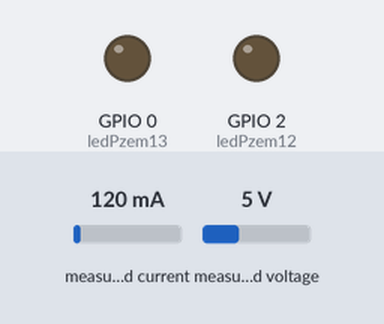
The sketch below on a simulated ESP8266 (NodeMCU). Parts: output pins drawn as LEDs (lit = HIGH). The test bench sets the inputs (shaded band); at power-on: measured current 120 mA, measured voltage 5 V. WiFi joins after 1.5 s; servers stay silent unless stated; uploads are accepted with an empty reply; what the sketch prints to the serial monitor is not drawn.

Above: at 1.6 s.
At 3.7 s:
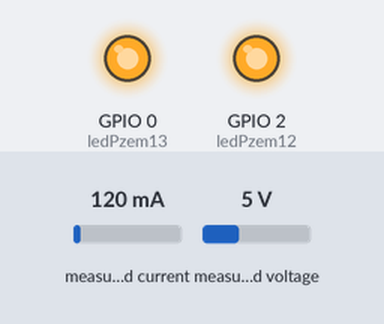
Timing chart, 0 to 5.2 s (numbered marks = the images above):
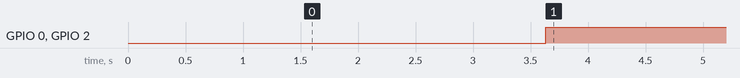

Measured:
- by itself, GPIO 0 (ledPzem13), GPIO 2 (ledPzem12): LOW → HIGH at 3.6 s

The sketch:

monitoringArusSingleWiFi.ino
```cpp
#include <PZEM004Tv30.h>
#include <ESP8266WiFi.h>
#include <ESP8266HTTPClient.h>
#include <SoftwareSerial.h>

#define PZEM_RX_PIN 12
#define PZEM_TX_PIN 13
#define ledPzem12 2
#define ledPzem13 0

// == Initialization PZEM ==
float pzem12Power, pzem12Energy, pzem12Voltage, pzem12Current;
float pzem13Power, pzem13Energy, pzem13Voltage, pzem13Current;

SoftwareSerial pzemSWSerial(PZEM_RX_PIN, PZEM_TX_PIN);
PZEM004Tv30 pzem12(pzemSWSerial, 0x12);
PZEM004Tv30 pzem13(pzemSWSerial, 0x13);

const char* ssid = "A52s";
const char* password = "28092005";

// Set your Static IP address
IPAddress staticIP(192, 168, 15, 215);
IPAddress gateway(192, 168, 15, 250);
IPAddress subnet(255, 255, 255, 0);
IPAddress primaryDNS(8, 8, 8, 8);    //optional
IPAddress secondaryDNS(8, 8, 4, 4);  //optional

String postData;
String ip_address;

String pzem12Chanel = "Chanel 12";
String pzem13Chanel = "Chanel 13";

void sendData(float Voltage, String deviceName, String IP) {
  HTTPClient http;     // http object of clas HTTPClient
  WiFiClient wclient;  // wclient object of clas HTTPClient

  postData = "voltage=" + String(Voltage) + "&device_name=" + deviceName + "&ip_address=" + String(IP);

  http.begin(wclient, "http://192.168.15.221/arduino_api/saveStatus.php");  // Connect to host where MySQL databse is hosted
  http.addHeader("Content-Type", "application/x-www-form-urlencoded");      //Specify content-type header

  int httpCode = http.POST(postData);  // Send POST request to php file and store server response code in variable named httpCode
  Serial.println("Values are, " + postData);

  // if connection eatablished then do this
  if (httpCode == 200) {
    Serial.println("Values uploaded successfully.");
    Serial.println(httpCode);
    String webpage = http.getString();  // Get html webpage output and store it in a string
    Serial.println(webpage + "\n");
  } else {
    Serial.println(httpCode);
    Serial.println("Failed to upload values. \n");
    http.end();
    return;
  }
}

void sendLogData(float Power, float Energy, float Voltase, float Current, String IP) {
  HTTPClient http;     // http object of clas HTTPClient
  WiFiClient wclient;  // wclient object of clas HTTPClient

  postData = "power=" + String(Power) + "&energy=" + String(Energy) + "&voltage=" + String(Voltase) + "&current=" + String(Current) + "&ip_address=" + String(IP);

  http.begin(wclient, "http://192.168.15.221/arduino_api/createFile.php");  // Connect to host where MySQL databse is hosted
  http.addHeader("Content-Type", "application/x-www-form-urlencoded");      //Specify content-type header

  int httpCode = http.POST(postData);  // Send POST request to php file and store server response code in variable named httpCode
  Serial.println("Values are, " + postData);

  // if connection eatablished then do this
  if (httpCode == 200) {
    Serial.println("Values uploaded successfully.");
    Serial.println(httpCode);
    String webpage = http.getString();  // Get html webpage output and store it in a string
    Serial.println(webpage + "\n");
  } else {
    Serial.println(httpCode);
    Serial.println("Failed to upload values. \n");
    http.end();
    return;
  }
}

void readElectricalCurrent(float Power, float Energy, float Voltase, float Current) {
  // Jika gagal membaca Power
  if (isnan(Power)) {
    Serial.println("Gagal membaca Power");
  } else {
    Serial.print("Power : ");
    Serial.print(Power);
    Serial.println(" kW");
  }

  // Jika gagal membaca Energy
  if (isnan(Energy)) {
    Serial.println("Gagal membaca Energy");
  } else {
    Serial.print("Energy : ");
    Serial.print(Energy, 4);
    Serial.println(" kWh");
  }

  // Jika gagal membaca Voltase
  if (isnan(Voltase)) {
    Serial.println("Gagal membaca Voltase");
  } else {
    Serial.print("Voltase : ");
    Serial.print(Voltase);
    Serial.println(" V");
  }

  // Jika gagal membaca Current
  if (isnan(Current)) {
    Serial.println("Gagal membaca Current");
  } else {
    Serial.print("Current : ");
    Serial.print(Current);
    Serial.println(" A");
  }

  Serial.println();
}

void setup() {
  Serial.begin(115200);
  pzemSWSerial.begin(9600);

  if (!WiFi.config(staticIP, gateway, subnet, primaryDNS, secondaryDNS)) {
    Serial.println("STA Failed to configure");
  }

  WiFi.begin(ssid, password);

  //ketika WiFI.status nilainya TDK sama dg WL_CONNECTED
  while (WiFi.status() != WL_CONNECTED) {
    delay(500);
    Serial.print(".");
  }

  pinMode(ledPzem12, OUTPUT);
  pinMode(ledPzem13, OUTPUT);
}

void loop() {
  // Try Wifi if Disconnected
  int tryWifi = 0;
  while (WiFi.status() != WL_CONNECTED && tryWifi <= 20) {
    WiFi.begin(ssid, password);
    tryWifi++;
    delay(500);
  }

  pzem12Power = pzem12.power();
  pzem12Energy = pzem12.energy();
  pzem12Voltage = pzem12.voltage();
  pzem12Current = pzem12.current();
  delay(1000);

  pzem13Power = pzem13.power();
  pzem13Energy = pzem13.energy();
  pzem13Voltage = pzem13.voltage();
  pzem13Current = pzem13.current();
  delay(1000);

  if (isnan(pzem12Power)) {
    digitalWrite(ledPzem12, LOW);
  } else {
    digitalWrite(ledPzem12, HIGH);
  }

  if (isnan(pzem13Power)) {
    digitalWrite(ledPzem13, LOW);
  } else {
    digitalWrite(ledPzem13, HIGH);
  }

  ip_address = WiFi.localIP().toString();

  readElectricalCurrent(pzem12Power, pzem12Energy, pzem12Voltage, pzem12Current);
  delay(1000);
  readElectricalCurrent(pzem13Power, pzem13Energy, pzem13Voltage, pzem13Current);
  delay(1000);
  Serial.println(ip_address);

   // Data Pzem 12
   sendLogData(pzem12Power, pzem12Energy, pzem12Voltage, pzem12Current, ip_address);
   sendData(pzem12Voltage, pzem12Chanel, ip_address);
   delay(1000);

   // Data Pzem 13
   sendLogData(pzem13Power, pzem13Energy, pzem13Voltage, pzem13Current, ip_address);
   sendData(pzem13Voltage, pzem13Chanel, ip_address);
   delay(1000);
}
```
